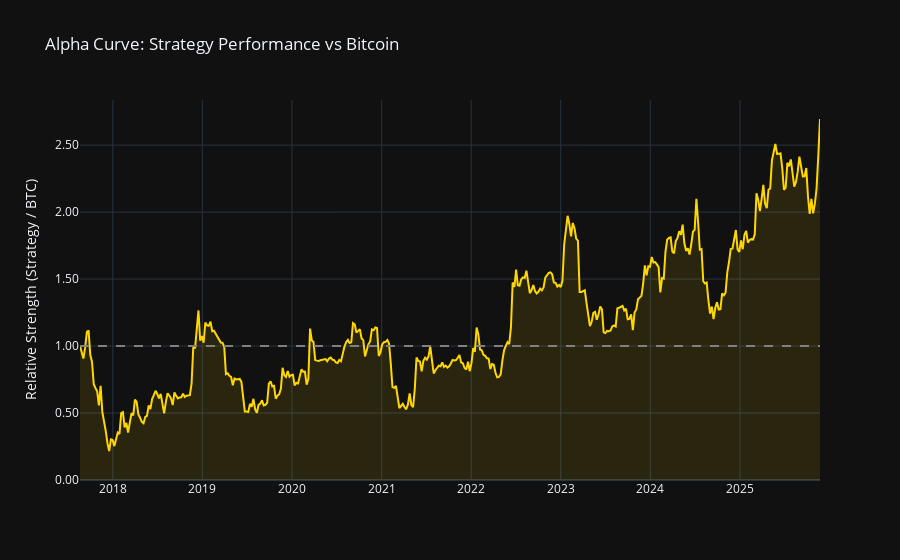

Notebook code cell kept with this figure:
### Code cell
benchmark_equity = (1 + results['asset_return']).cumprod()
alpha_curve = results['equity'] / benchmark_equity

fig_alpha = go.Figure()

fig_alpha.add_trace(go.Scatter(
    x=alpha_curve.index, 
    y=alpha_curve, 
    name='Alpha Generation', 
    line=dict(color='#FFD700', width=2), # Couleur Or pour l'Alpha
    fill='tozeroy',
    fillcolor='rgba(255, 215, 0, 0.1)'
))

fig_alpha.update_layout(
    title='Alpha Curve: Strategy Performance vs Bitcoin',
    template='plotly_dark',
    yaxis_title='Relative Strength (Strategy / BTC)',
    yaxis_tickformat='.2f'
)

fig_alpha.add_hline(y=1.0, line_dash="dash", line_color="gray")

fig_alpha.show()

### Figure 1 — Plotly figure (JSON) as saved in the notebook; plotly's stock layout.template omitted (floating-point values rounded to 4 significant figures; data arrays with more than 128 entries replaced by an {"elided": "..."} marker saying what was removed)
{"data": [{"fill": "tozeroy", "fillcolor": "rgba(255, 215, 0, 0.1)", "line": {"color": "#FFD700", "width": 2}, "name": "Alpha Generation", "type": "scatter", "x": {"elided": "432 str values"}, "y": {"elided": "432 float values"}}], "layout": {"shapes": [{"line": {"color": "gray", "dash": "dash"}, "type": "line", "x0": 0, "x1": 1, "xref": "x domain", "y0": 1, "y1": 1, "yref": "y"}], "title": {"text": "Alpha Curve: Strategy Performance vs Bitcoin"}, "yaxis": {"tickformat": ".2f", "title": {"text": "Relative Strength (Strategy / BTC)"}}}}
